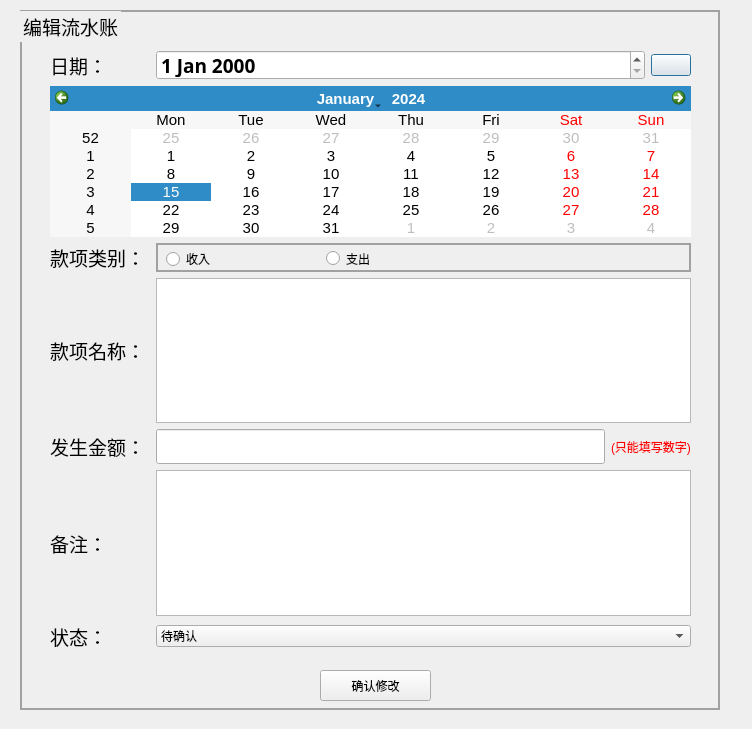
<?xml version="1.0" encoding="UTF-8"?>
<ui version="4.0">
 <class>EditLiuShuiZhang</class>
 <widget class="QDialog" name="EditLiuShuiZhang">
  <property name="geometry">
   <rect>
    <x>0</x>
    <y>0</y>
    <width>752</width>
    <height>729</height>
   </rect>
  </property>
  <property name="windowTitle">
   <string>Dialog</string>
  </property>
  <widget class="QGroupBox" name="groupBox">
   <property name="geometry">
    <rect>
     <x>20</x>
     <y>10</y>
     <width>700</width>
     <height>700</height>
    </rect>
   </property>
   <property name="sizePolicy">
    <sizepolicy hsizetype="Expanding" vsizetype="Expanding">
     <horstretch>0</horstretch>
     <verstretch>0</verstretch>
    </sizepolicy>
   </property>
   <property name="minimumSize">
    <size>
     <width>700</width>
     <height>700</height>
    </size>
   </property>
   <property name="font">
    <font>
     <family>Arial</family>
     <pointsize>14</pointsize>
    </font>
   </property>
   <property name="styleSheet">
    <string notr="true">QGroupBox{border:2px solid #a1a1a1;}</string>
   </property>
   <property name="title">
    <string>编辑流水账</string>
   </property>
   <widget class="QPushButton" name="pushButton_3">
    <property name="geometry">
     <rect>
      <x>300</x>
      <y>660</y>
      <width>111</width>
      <height>31</height>
     </rect>
    </property>
    <property name="styleSheet">
     <string notr="true">QPushButton:hover{background-color:gray;}</string>
    </property>
    <property name="text">
     <string>确认修改</string>
    </property>
    <property name="autoDefault">
     <bool>false</bool>
    </property>
    <property name="default">
     <bool>false</bool>
    </property>
   </widget>
   <widget class="QWidget" name="layoutWidget">
    <property name="geometry">
     <rect>
      <x>30</x>
      <y>40</y>
      <width>641</width>
      <height>601</height>
     </rect>
    </property>
    <layout class="QVBoxLayout" name="verticalLayout_2">
     <item>
      <layout class="QHBoxLayout" name="horizontalLayout_2">
       <item>
        <widget class="QLabel" name="label">
         <property name="minimumSize">
          <size>
           <width>100</width>
           <height>0</height>
          </size>
         </property>
         <property name="font">
          <font>
           <family>Andalus</family>
           <pointsize>14</pointsize>
          </font>
         </property>
         <property name="text">
          <string>日期：</string>
         </property>
         <property name="alignment">
          <set>Qt::AlignLeading|Qt::AlignLeft|Qt::AlignVCenter</set>
         </property>
        </widget>
       </item>
       <item>
        <widget class="QDateEdit" name="dateEdit">
         <property name="sizePolicy">
          <sizepolicy hsizetype="Expanding" vsizetype="Fixed">
           <horstretch>0</horstretch>
           <verstretch>0</verstretch>
          </sizepolicy>
         </property>
         <property name="minimumSize">
          <size>
           <width>0</width>
           <height>30</height>
          </size>
         </property>
         <property name="font">
          <font>
           <family>Aharoni</family>
           <pointsize>14</pointsize>
           <weight>75</weight>
           <bold>true</bold>
          </font>
         </property>
        </widget>
       </item>
       <item>
        <widget class="QPushButton" name="pushButton_4">
         <property name="styleSheet">
          <string notr="true"/>
         </property>
         <property name="text">
          <string/>
         </property>
         <property name="icon">
          <iconset resource="image.qrc">
           <normaloff>:/image/image/sanjiaoxing.png</normaloff>:/image/image/sanjiaoxing.png</iconset>
         </property>
        </widget>
       </item>
      </layout>
     </item>
     <item>
      <widget class="QCalendarWidget" name="calendarWidget">
       <property name="font">
        <font>
         <pointsize>11</pointsize>
        </font>
       </property>
       <property name="styleSheet">
        <string notr="true"/>
       </property>
      </widget>
     </item>
     <item>
      <layout class="QHBoxLayout" name="horizontalLayout_3">
       <item>
        <widget class="QLabel" name="label_2">
         <property name="minimumSize">
          <size>
           <width>100</width>
           <height>0</height>
          </size>
         </property>
         <property name="font">
          <font>
           <family>Andalus</family>
           <pointsize>14</pointsize>
          </font>
         </property>
         <property name="text">
          <string>款项类别：</string>
         </property>
         <property name="alignment">
          <set>Qt::AlignLeading|Qt::AlignLeft|Qt::AlignVCenter</set>
         </property>
        </widget>
       </item>
       <item>
        <widget class="QGroupBox" name="groupBox_2">
         <property name="sizePolicy">
          <sizepolicy hsizetype="Expanding" vsizetype="Preferred">
           <horstretch>0</horstretch>
           <verstretch>0</verstretch>
          </sizepolicy>
         </property>
         <property name="minimumSize">
          <size>
           <width>50</width>
           <height>0</height>
          </size>
         </property>
         <property name="title">
          <string/>
         </property>
         <widget class="QRadioButton" name="radioButton_sr">
          <property name="geometry">
           <rect>
            <x>10</x>
            <y>6</y>
            <width>89</width>
            <height>20</height>
           </rect>
          </property>
          <property name="text">
           <string>收入</string>
          </property>
         </widget>
         <widget class="QRadioButton" name="radioButton_zc">
          <property name="geometry">
           <rect>
            <x>170</x>
            <y>5</y>
            <width>89</width>
            <height>21</height>
           </rect>
          </property>
          <property name="text">
           <string>支出</string>
          </property>
         </widget>
        </widget>
       </item>
      </layout>
     </item>
     <item>
      <layout class="QHBoxLayout" name="horizontalLayout_4">
       <item>
        <widget class="QLabel" name="label_3">
         <property name="minimumSize">
          <size>
           <width>100</width>
           <height>0</height>
          </size>
         </property>
         <property name="font">
          <font>
           <family>Andalus</family>
           <pointsize>14</pointsize>
          </font>
         </property>
         <property name="text">
          <string>款项名称：</string>
         </property>
         <property name="alignment">
          <set>Qt::AlignLeading|Qt::AlignLeft|Qt::AlignVCenter</set>
         </property>
        </widget>
       </item>
       <item>
        <widget class="QTextEdit" name="KuangXiangName"/>
       </item>
      </layout>
     </item>
     <item>
      <layout class="QHBoxLayout" name="horizontalLayout_5">
       <item>
        <widget class="QLabel" name="label_4">
         <property name="minimumSize">
          <size>
           <width>100</width>
           <height>0</height>
          </size>
         </property>
         <property name="font">
          <font>
           <family>Andalus</family>
           <pointsize>14</pointsize>
          </font>
         </property>
         <property name="text">
          <string>发生金额：</string>
         </property>
         <property name="alignment">
          <set>Qt::AlignLeading|Qt::AlignLeft|Qt::AlignVCenter</set>
         </property>
        </widget>
       </item>
       <item>
        <widget class="QLineEdit" name="lineEdit_money">
         <property name="font">
          <font>
           <family>BatangChe</family>
           <pointsize>14</pointsize>
           <weight>50</weight>
           <bold>false</bold>
          </font>
         </property>
        </widget>
       </item>
       <item>
        <widget class="QLabel" name="label_5">
         <property name="palette">
          <palette>
           <active>
            <colorrole role="WindowText">
             <brush brushstyle="SolidPattern">
              <color alpha="255">
               <red>255</red>
               <green>0</green>
               <blue>0</blue>
              </color>
             </brush>
            </colorrole>
            <colorrole role="Button">
             <brush brushstyle="SolidPattern">
              <color alpha="255">
               <red>235</red>
               <green>235</green>
               <blue>235</blue>
              </color>
             </brush>
            </colorrole>
            <colorrole role="Light">
             <brush brushstyle="SolidPattern">
              <color alpha="255">
               <red>255</red>
               <green>127</green>
               <blue>127</blue>
              </color>
             </brush>
            </colorrole>
            <colorrole role="Midlight">
             <brush brushstyle="SolidPattern">
              <color alpha="255">
               <red>255</red>
               <green>63</green>
               <blue>63</blue>
              </color>
             </brush>
            </colorrole>
            <colorrole role="Dark">
             <brush brushstyle="SolidPattern">
              <color alpha="255">
               <red>127</red>
               <green>0</green>
               <blue>0</blue>
              </color>
             </brush>
            </colorrole>
            <colorrole role="Mid">
             <brush brushstyle="SolidPattern">
              <color alpha="255">
               <red>170</red>
               <green>0</green>
               <blue>0</blue>
              </color>
             </brush>
            </colorrole>
            <colorrole role="Text">
             <brush brushstyle="SolidPattern">
              <color alpha="255">
               <red>0</red>
               <green>0</green>
               <blue>0</blue>
              </color>
             </brush>
            </colorrole>
            <colorrole role="BrightText">
             <brush brushstyle="SolidPattern">
              <color alpha="255">
               <red>255</red>
               <green>255</green>
               <blue>255</blue>
              </color>
             </brush>
            </colorrole>
            <colorrole role="ButtonText">
             <brush brushstyle="SolidPattern">
              <color alpha="255">
               <red>0</red>
               <green>0</green>
               <blue>0</blue>
              </color>
             </brush>
            </colorrole>
            <colorrole role="Base">
             <brush brushstyle="SolidPattern">
              <color alpha="255">
               <red>235</red>
               <green>235</green>
               <blue>235</blue>
              </color>
             </brush>
            </colorrole>
            <colorrole role="Window">
             <brush brushstyle="SolidPattern">
              <color alpha="255">
               <red>235</red>
               <green>235</green>
               <blue>235</blue>
              </color>
             </brush>
            </colorrole>
            <colorrole role="Shadow">
             <brush brushstyle="SolidPattern">
              <color alpha="255">
               <red>0</red>
               <green>0</green>
               <blue>0</blue>
              </color>
             </brush>
            </colorrole>
            <colorrole role="AlternateBase">
             <brush brushstyle="SolidPattern">
              <color alpha="255">
               <red>255</red>
               <green>127</green>
               <blue>127</blue>
              </color>
             </brush>
            </colorrole>
            <colorrole role="ToolTipBase">
             <brush brushstyle="SolidPattern">
              <color alpha="255">
               <red>255</red>
               <green>255</green>
               <blue>220</blue>
              </color>
             </brush>
            </colorrole>
            <colorrole role="ToolTipText">
             <brush brushstyle="SolidPattern">
              <color alpha="255">
               <red>0</red>
               <green>0</green>
               <blue>0</blue>
              </color>
             </brush>
            </colorrole>
           </active>
           <inactive>
            <colorrole role="WindowText">
             <brush brushstyle="SolidPattern">
              <color alpha="255">
               <red>255</red>
               <green>0</green>
               <blue>0</blue>
              </color>
             </brush>
            </colorrole>
            <colorrole role="Button">
             <brush brushstyle="SolidPattern">
              <color alpha="255">
               <red>235</red>
               <green>235</green>
               <blue>235</blue>
              </color>
             </brush>
            </colorrole>
            <colorrole role="Light">
             <brush brushstyle="SolidPattern">
              <color alpha="255">
               <red>255</red>
               <green>127</green>
               <blue>127</blue>
              </color>
             </brush>
            </colorrole>
            <colorrole role="Midlight">
             <brush brushstyle="SolidPattern">
              <color alpha="255">
               <red>255</red>
               <green>63</green>
               <blue>63</blue>
              </color>
             </brush>
            </colorrole>
            <colorrole role="Dark">
             <brush brushstyle="SolidPattern">
              <color alpha="255">
               <red>127</red>
               <green>0</green>
               <blue>0</blue>
              </color>
             </brush>
            </colorrole>
            <colorrole role="Mid">
             <brush brushstyle="SolidPattern">
              <color alpha="255">
               <red>170</red>
               <green>0</green>
               <blue>0</blue>
              </color>
             </brush>
            </colorrole>
            <colorrole role="Text">
             <brush brushstyle="SolidPattern">
              <color alpha="255">
               <red>0</red>
               <green>0</green>
               <blue>0</blue>
              </color>
             </brush>
            </colorrole>
            <colorrole role="BrightText">
             <brush brushstyle="SolidPattern">
              <color alpha="255">
               <red>255</red>
               <green>255</green>
               <blue>255</blue>
              </color>
             </brush>
            </colorrole>
            <colorrole role="ButtonText">
             <brush brushstyle="SolidPattern">
              <color alpha="255">
               <red>0</red>
               <green>0</green>
               <blue>0</blue>
              </color>
             </brush>
            </colorrole>
            <colorrole role="Base">
             <brush brushstyle="SolidPattern">
              <color alpha="255">
               <red>235</red>
               <green>235</green>
               <blue>235</blue>
              </color>
             </brush>
            </colorrole>
            <colorrole role="Window">
             <brush brushstyle="SolidPattern">
              <color alpha="255">
               <red>235</red>
               <green>235</green>
               <blue>235</blue>
              </color>
             </brush>
            </colorrole>
            <colorrole role="Shadow">
             <brush brushstyle="SolidPattern">
              <color alpha="255">
               <red>0</red>
               <green>0</green>
               <blue>0</blue>
              </color>
             </brush>
            </colorrole>
            <colorrole role="AlternateBase">
             <brush brushstyle="SolidPattern">
              <color alpha="255">
               <red>255</red>
               <green>127</green>
               <blue>127</blue>
              </color>
             </brush>
            </colorrole>
            <colorrole role="ToolTipBase">
             <brush brushstyle="SolidPattern">
              <color alpha="255">
               <red>255</red>
               <green>255</green>
               <blue>220</blue>
              </color>
             </brush>
            </colorrole>
            <colorrole role="ToolTipText">
             <brush brushstyle="SolidPattern">
              <color alpha="255">
               <red>0</red>
               <green>0</green>
               <blue>0</blue>
              </color>
             </brush>
            </colorrole>
           </inactive>
           <disabled>
            <colorrole role="WindowText">
             <brush brushstyle="SolidPattern">
              <color alpha="255">
               <red>127</red>
               <green>0</green>
               <blue>0</blue>
              </color>
             </brush>
            </colorrole>
            <colorrole role="Button">
             <brush brushstyle="SolidPattern">
              <color alpha="255">
               <red>235</red>
               <green>235</green>
               <blue>235</blue>
              </color>
             </brush>
            </colorrole>
            <colorrole role="Light">
             <brush brushstyle="SolidPattern">
              <color alpha="255">
               <red>255</red>
               <green>127</green>
               <blue>127</blue>
              </color>
             </brush>
            </colorrole>
            <colorrole role="Midlight">
             <brush brushstyle="SolidPattern">
              <color alpha="255">
               <red>255</red>
               <green>63</green>
               <blue>63</blue>
              </color>
             </brush>
            </colorrole>
            <colorrole role="Dark">
             <brush brushstyle="SolidPattern">
              <color alpha="255">
               <red>127</red>
               <green>0</green>
               <blue>0</blue>
              </color>
             </brush>
            </colorrole>
            <colorrole role="Mid">
             <brush brushstyle="SolidPattern">
              <color alpha="255">
               <red>170</red>
               <green>0</green>
               <blue>0</blue>
              </color>
             </brush>
            </colorrole>
            <colorrole role="Text">
             <brush brushstyle="SolidPattern">
              <color alpha="255">
               <red>127</red>
               <green>0</green>
               <blue>0</blue>
              </color>
             </brush>
            </colorrole>
            <colorrole role="BrightText">
             <brush brushstyle="SolidPattern">
              <color alpha="255">
               <red>255</red>
               <green>255</green>
               <blue>255</blue>
              </color>
             </brush>
            </colorrole>
            <colorrole role="ButtonText">
             <brush brushstyle="SolidPattern">
              <color alpha="255">
               <red>127</red>
               <green>0</green>
               <blue>0</blue>
              </color>
             </brush>
            </colorrole>
            <colorrole role="Base">
             <brush brushstyle="SolidPattern">
              <color alpha="255">
               <red>235</red>
               <green>235</green>
               <blue>235</blue>
              </color>
             </brush>
            </colorrole>
            <colorrole role="Window">
             <brush brushstyle="SolidPattern">
              <color alpha="255">
               <red>235</red>
               <green>235</green>
               <blue>235</blue>
              </color>
             </brush>
            </colorrole>
            <colorrole role="Shadow">
             <brush brushstyle="SolidPattern">
              <color alpha="255">
               <red>0</red>
               <green>0</green>
               <blue>0</blue>
              </color>
             </brush>
            </colorrole>
            <colorrole role="AlternateBase">
             <brush brushstyle="SolidPattern">
              <color alpha="255">
               <red>255</red>
               <green>0</green>
               <blue>0</blue>
              </color>
             </brush>
            </colorrole>
            <colorrole role="ToolTipBase">
             <brush brushstyle="SolidPattern">
              <color alpha="255">
               <red>255</red>
               <green>255</green>
               <blue>220</blue>
              </color>
             </brush>
            </colorrole>
            <colorrole role="ToolTipText">
             <brush brushstyle="SolidPattern">
              <color alpha="255">
               <red>0</red>
               <green>0</green>
               <blue>0</blue>
              </color>
             </brush>
            </colorrole>
           </disabled>
          </palette>
         </property>
         <property name="text">
          <string>(只能填写数字)</string>
         </property>
        </widget>
       </item>
      </layout>
     </item>
     <item>
      <layout class="QHBoxLayout" name="horizontalLayout_7">
       <item>
        <widget class="QLabel" name="label_8">
         <property name="minimumSize">
          <size>
           <width>100</width>
           <height>0</height>
          </size>
         </property>
         <property name="font">
          <font>
           <family>Andalus</family>
           <pointsize>14</pointsize>
          </font>
         </property>
         <property name="text">
          <string>备注：</string>
         </property>
         <property name="alignment">
          <set>Qt::AlignLeading|Qt::AlignLeft|Qt::AlignVCenter</set>
         </property>
        </widget>
       </item>
       <item>
        <widget class="QTextEdit" name="BeiZhu"/>
       </item>
      </layout>
     </item>
     <item>
      <layout class="QHBoxLayout" name="horizontalLayout_8">
       <item>
        <widget class="QLabel" name="label_9">
         <property name="minimumSize">
          <size>
           <width>100</width>
           <height>0</height>
          </size>
         </property>
         <property name="font">
          <font>
           <family>Andalus</family>
           <pointsize>14</pointsize>
          </font>
         </property>
         <property name="text">
          <string>状态：</string>
         </property>
         <property name="alignment">
          <set>Qt::AlignLeading|Qt::AlignLeft|Qt::AlignVCenter</set>
         </property>
        </widget>
       </item>
       <item>
        <widget class="QComboBox" name="status">
         <property name="sizePolicy">
          <sizepolicy hsizetype="Expanding" vsizetype="Fixed">
           <horstretch>0</horstretch>
           <verstretch>0</verstretch>
          </sizepolicy>
         </property>
         <item>
          <property name="text">
           <string>待确认</string>
          </property>
         </item>
         <item>
          <property name="text">
           <string>已确认</string>
          </property>
         </item>
        </widget>
       </item>
      </layout>
     </item>
    </layout>
   </widget>
  </widget>
 </widget>
 <resources>
  <include location="image.qrc"/>
 </resources>
 <connections>
  <connection>
   <sender>pushButton_3</sender>
   <signal>clicked()</signal>
   <receiver>EditLiuShuiZhang</receiver>
   <slot>MysqlUpdateLiuShuiZhang()</slot>
   <hints>
    <hint type="sourcelabel">
     <x>367</x>
     <y>688</y>
    </hint>
    <hint type="destinationlabel">
     <x>378</x>
     <y>715</y>
    </hint>
   </hints>
  </connection>
 </connections>
 <slots>
  <slot>MysqlUpdateLiuShuiZhang()</slot>
 </slots>
</ui>
